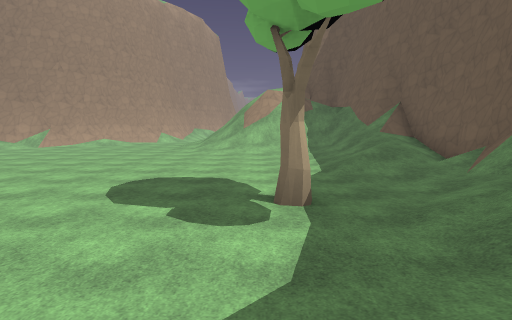
View 1 (above)

21 first-person views from a walk through a level from a Godot 3-D game. The camera is 1.2 m above the floor, tilts 6° down and sees 75° across. The floor is counted in squares, 2 m on a side. Each view is taken from the middle of a square. On the plan, view 1 faces up. The plan holds only what a view shows up to about 10 squares ahead; the rest is blank. The place goes on beyond the plan. Characters and animated objects are not drawn. Some surface patterns are stand-ins.

View 2
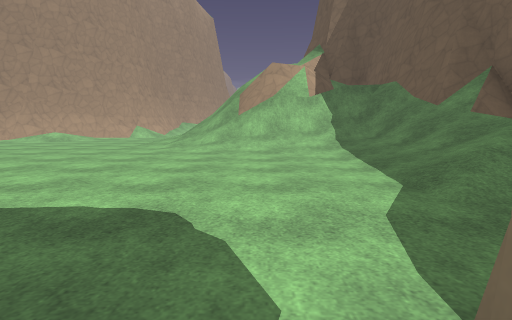

View 3
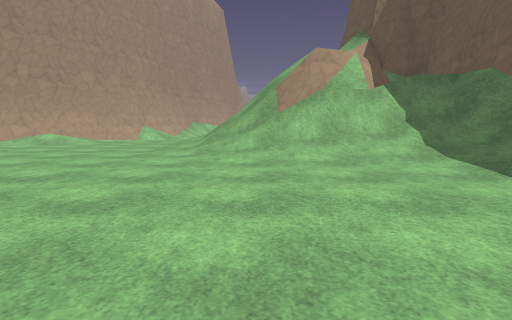

View 4
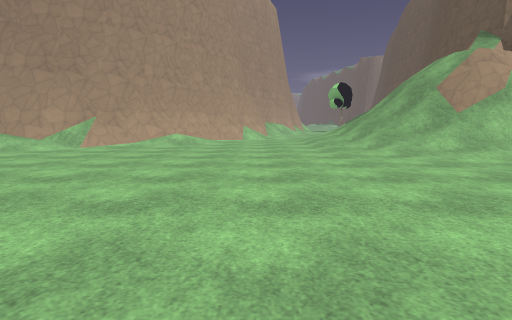

View 5
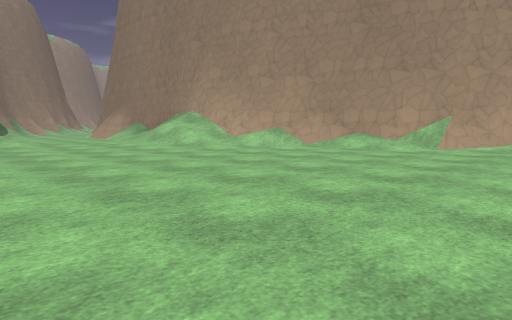

View 6
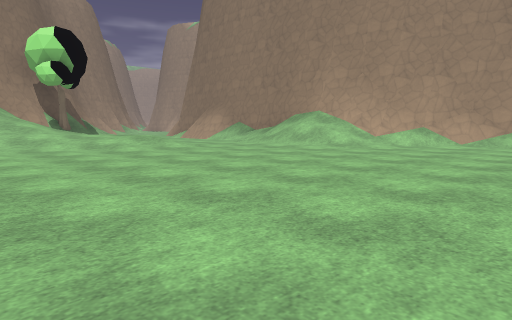

View 7
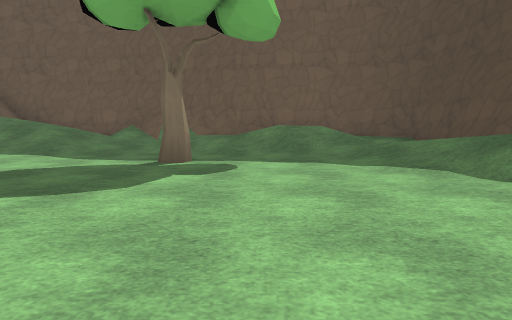

View 8
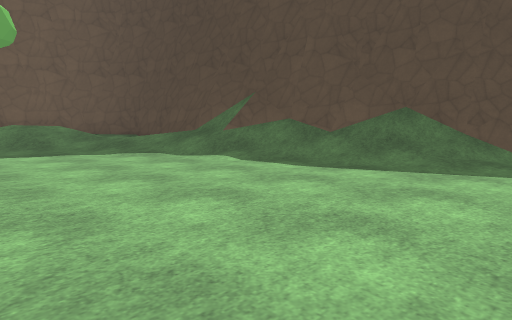

View 9
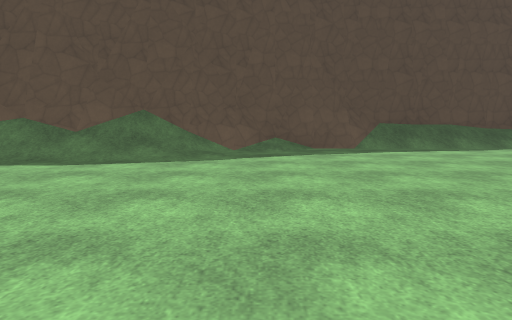

View 10
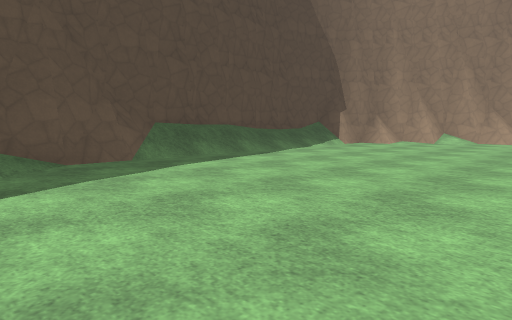

View 11
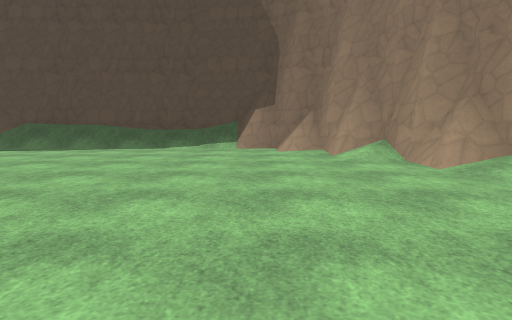

View 12
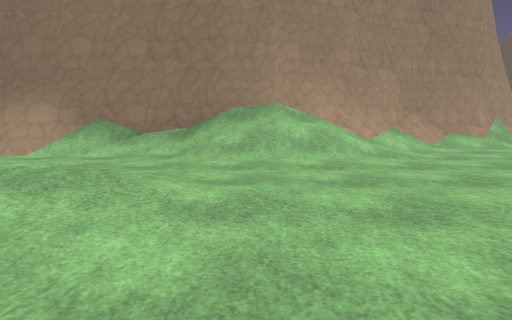

View 13
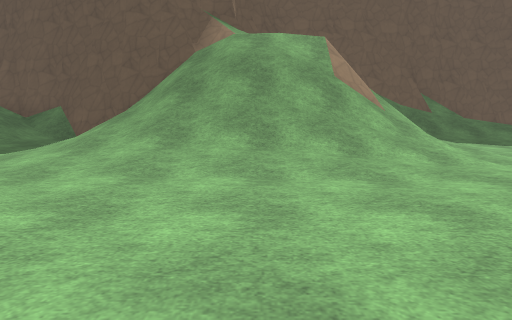

View 14
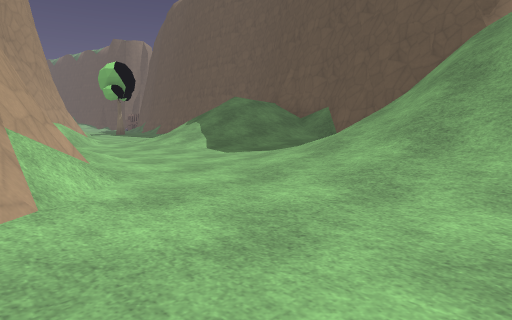

View 15
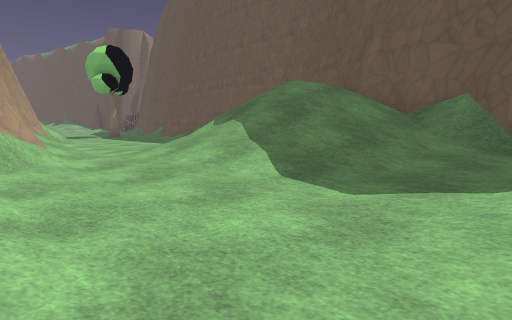

View 16
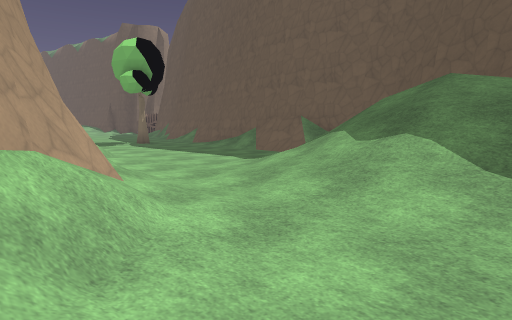

View 17
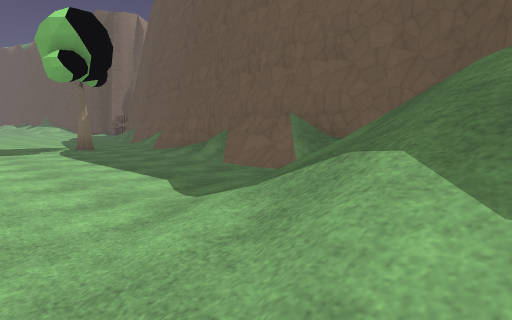

View 18
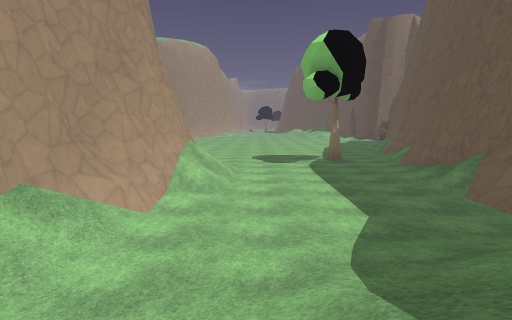

View 19
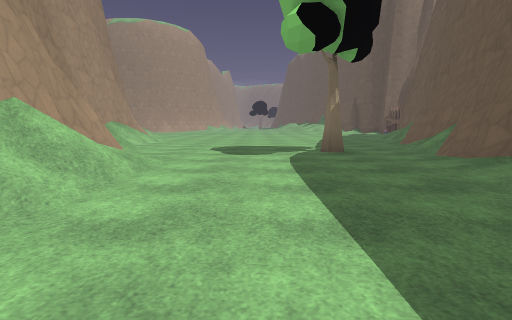

View 20
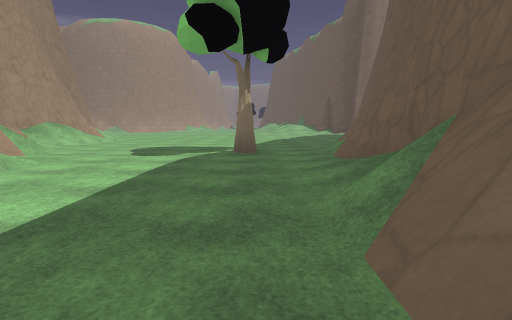

View 21
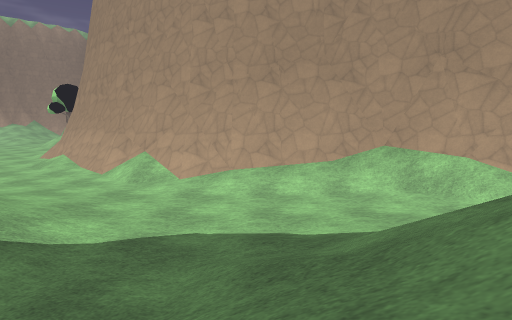

### Floor plan
Key: @ floor where view 1 was taken; # wall or solid block; . floor; / step, stairs or slope; = window, fence, low wall or low ledge; T tree.
Columns run from 20 left of view 1 to 6 right of it. Each row starts with its distance up from view 1.
 39                 #/........#
 38                 #/......./#
 37                 ##/....T./#
 36                   /......##
 35                   #......#
 34                   #/..../#
 33                   #/..../#
 32                   #/..../#
 31                   #/....##
 30                  ##.....##
 29                  #/...../#
 28                  #/./////#
 27                  #////   #
 26                 ##////  ##
 25                ##/.///  #
 24                #/../// ##
 23                #/..////#
 22                #/..////#
 21               ##/...//##
 20               #/../// #
 19              ##/.///  #
 18              #/..//// ##
 17             ##.../////##
 16           ###....//// =##
 15        ####/.....//// #/#
 14      ###///......///#// #
 13 ######//..........//////#
 12 ///////............/////#
 11 ..////...............///##
 10 ......................//=#
  9  .....................///#
  8   /...................///#
  7 ///...................///#
  6 ///........... ......../##
  5 //.........  .  ......./#
  4 /.......... .........T//#
  3  .....................//#
  2 .......  ............// #
  1 /..................//// #
  0 #................///@ /##
 -1 #/.............///=#####
 -2 ##............//####
 -3  ##..........#####
 -4   ##//////####
 -5    #########

Where each view was taken, in squares from view 1:
view 1: 0 up, 0 right, facing up
view 2: 4 up, 0 right, facing up
view 3: 6 up, 1 left, facing up
view 4: 6 up, 5 left, facing up
view 5: 6 up, 7 left, facing up-left
view 6: 3 up, 10 left, facing up-left
view 7: 3 up, 5 left, facing right
view 8: 4 up, 7 left, facing down-right
view 9: 5 up, 7 left, facing down
view 10: 2 up, 7 left, facing down-left
view 11: 5 up, 17 left, facing down
view 12: 5 up, 17 left, facing up
view 13: 16 up, 7 left, facing right
view 14: 16 up, 6 left, facing up-right
view 15: 20 up, 4 left, facing up-right
view 16: 23 up, 4 left, facing up-right
view 17: 25 up, 1 left, facing up-right
view 18: 25 up, 0 right, facing up
view 19: 29 up, 1 right, facing up
view 20: 29 up, 3 right, facing up
view 21: 22 up, 2 right, facing left
